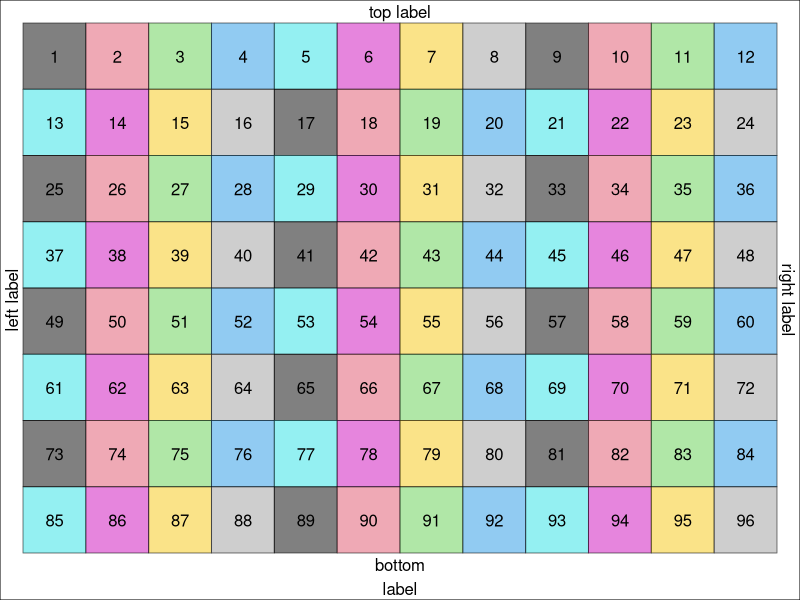
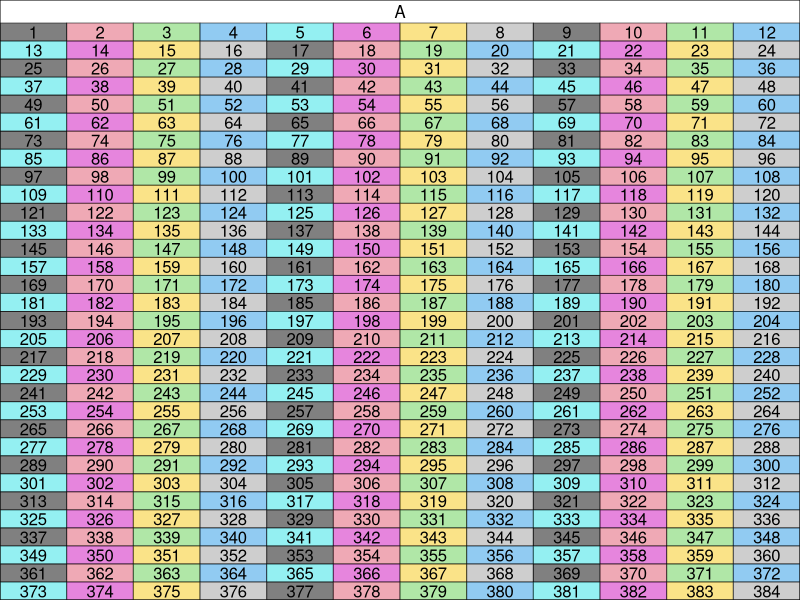

Generate these figures, in order, with R:
library(gridExtra)
library(grid)
library(ggplot2)
library(lattice)

#simple 96 well plate layout
gs <- lapply(1:96, function(ii)
  grobTree(rectGrob(gp=gpar(fill=ii, alpha=0.5)), textGrob(ii)))
grid.arrange(grobs=gs, ncol=12,
             top="top label", bottom="bottom\nlabel",
             left="left label", right="right label")
grid.rect(gp=gpar(fill=NA))

gs <- lapply(1:384, function(ii)
  grobTree(rectGrob(gp=gpar(fill=ii, alpha=0.5)), textGrob(ii)))
grid.arrange(grobs=gs, ncol=12,
             top=c(LETTERS[1:8]),
             left=c(1:12))
grid.rect(gp=gpar(fill=NA))
